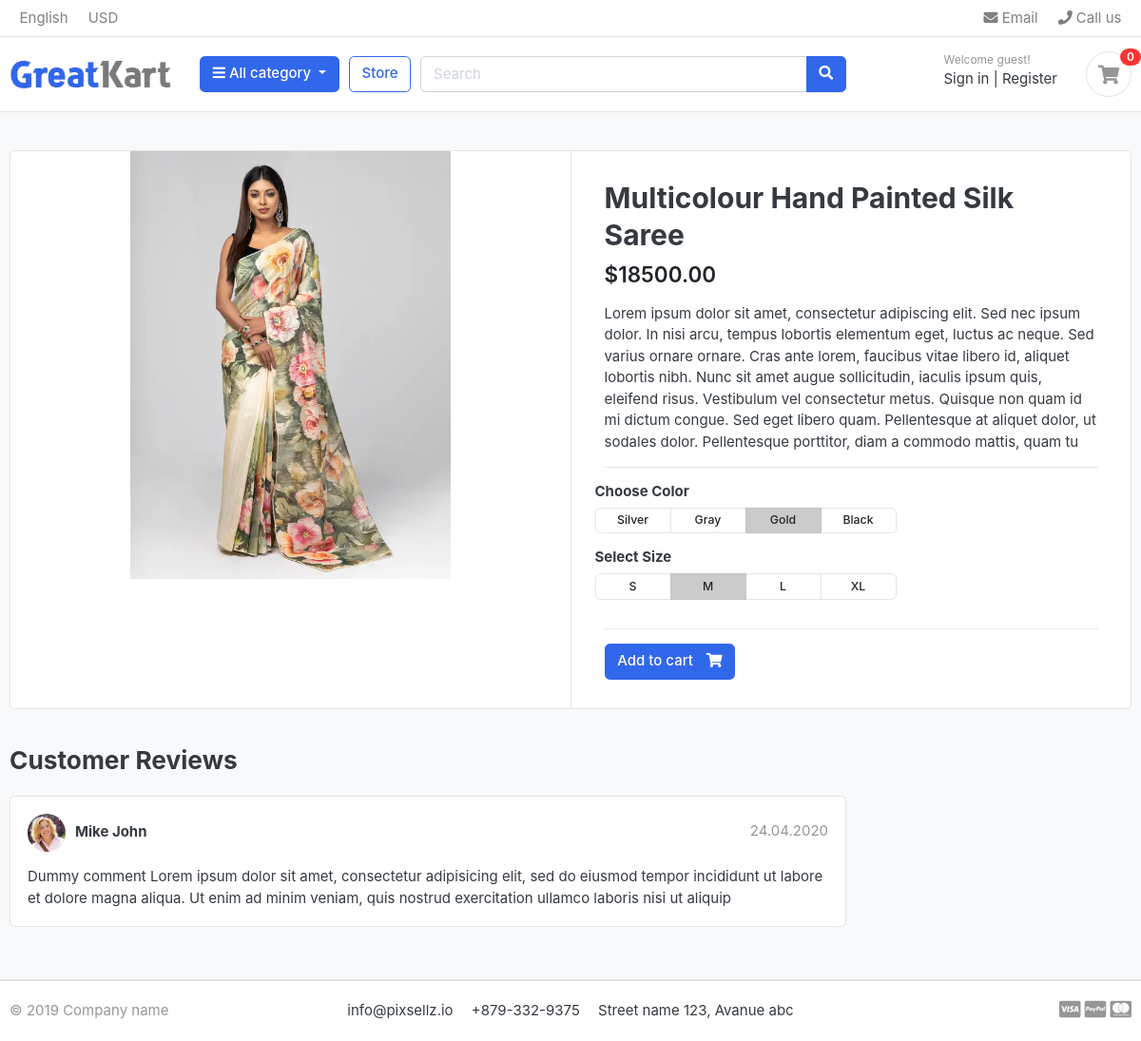
Before: /store/saree/multicolour-hand-painted-silk-saree/ with the older database file.
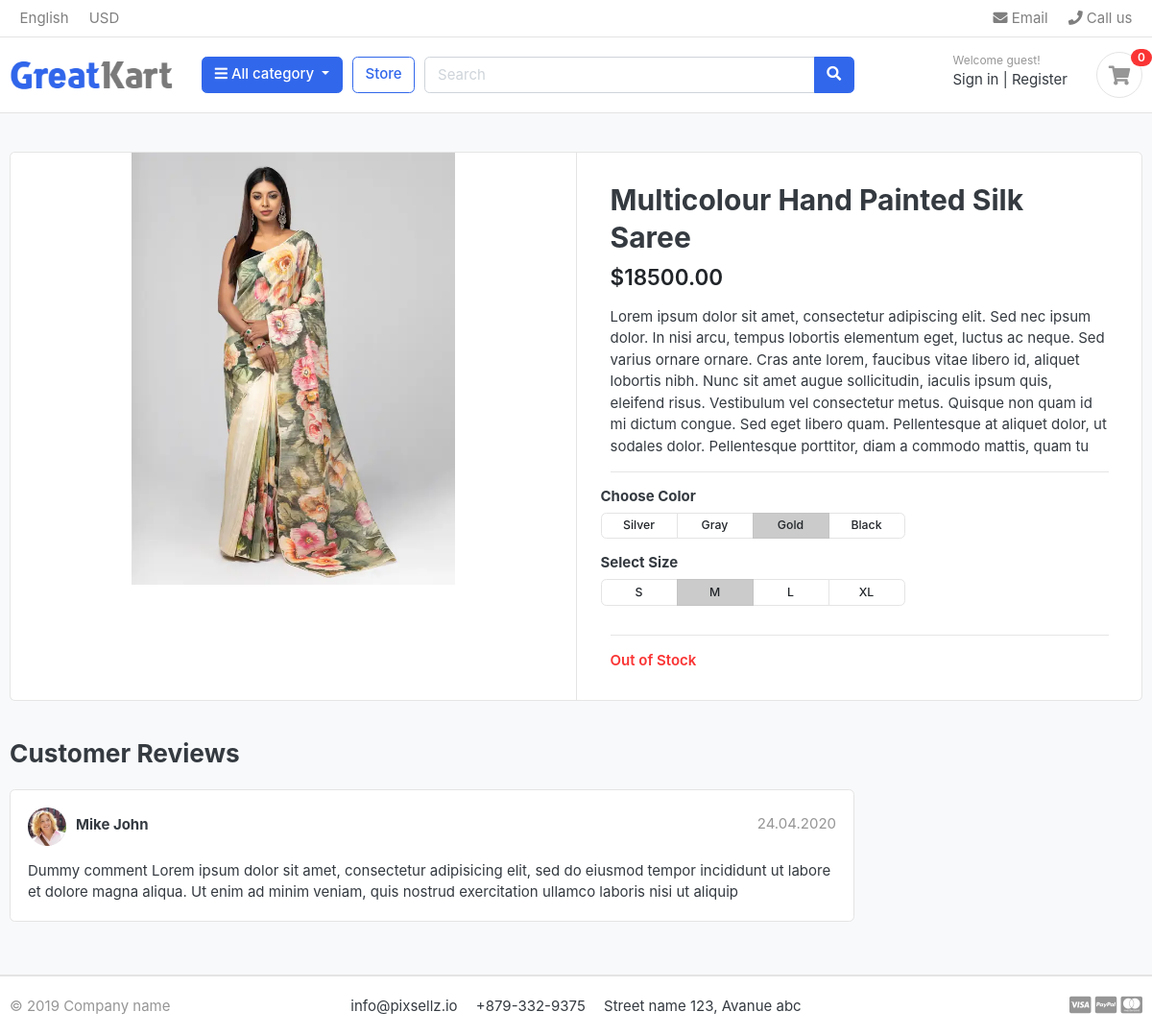
After: the same page with the newer database file.
### store/views.py (the view)
# urls.py: path('<slug:category_slug>/<slug:product_slug>/', views.product_detail, name='product_detail'),
def product_detail(request, category_slug, product_slug):
    try:
        single_product = Product.objects.get(category__slug=category_slug, slug=product_slug)
    except Exception as e:
        raise e
    context = {
        'single_product': single_product,
    }
    return render(request, 'store/product_detail.html', context)

### category/context_processors.py (called while the page is built)
def menu_links(request):
    links = Category.objects.all()
    return dict(links=links)

### category/models.py (called while the page is built)
    def get_url(self):
        return reverse('products_by_category', args=[self.slug])

### templates/store/product_detail.html (shortened to what this page needs)
{% extends 'base.html' %}
{% block content %} {% load static %}
<section class="section-content padding-y bg">
	<div class="container">
		<div class="card">
			<div class="row no-gutters">
				<aside class="col-md-6">
					<article class="gallery-wrap">
						<div class="img-big-wrap">
							<a href="#"
								><img
									src="{{single_product.images.url}}"
									alt="{{single_product.product_name}}"
							/></a>
						</div>
					</article>
				</aside>
				<main class="col-md-6 border-left">
					<article class="content-body">
						<h2 class="title">{{single_product.product_name}}</h2>
						<div class="mb-3">
							<var class="price h4">${{single_product.price}}</var>
						</div>
						<p>{{single_product.description}}</p>
						<hr />
						<div class="row">
							<div class="item-option-select">
								<h6>Choose Color</h6>
								<div
									class="btn-group btn-group-sm btn-group-toggle"
									data-toggle="buttons">
									<label class="btn btn-light">
										Silver
									</label>
									<label class="btn btn-light">
										Gray
									</label>
									<label class="btn btn-light active">
										Gold
									</label>
									<label class="btn btn-light">
										Black
									</label>
								</div>
							</div>
						</div>
						<div class="row">
							<div class="item-option-select">
								<h6>Select Size</h6>
								<div
									class="btn-group btn-group-sm btn-group-toggle"
									data-toggle="buttons">
									<label class="btn btn-light">
										S
									</label>
									<label class="btn btn-light active">
										M
									</label>
									<label class="btn btn-light">
										L
									</label>
									<label class="btn btn-light">
										XL
									</label>
								</div>
							</div>
						</div>
						<hr />
						{% if single_product.stock <= 0 %}
						<p class="text-danger font-weight-bold">Out of Stock</p>
						{% else %}
						<a
							href="./product-detail.html"
							class="btn btn-primary">
							<span class="text">Add to cart</span>
							<i class="fas fa-shopping-cart"></i>
						</a>
						{% endif %}
					</article>
				</main>
			</div>
		</div>
		<br />
		<div class="row">
			<div class="col-md-9">
				<header class="section-heading">
					<h3>Customer Reviews</h3>
				</header>
				<article class="box mb-3">
					<div class="icontext w-100">
						<img
							src="{% static 'images/avatars/avatar1.jpg' %}"
							class="img-xs icon rounded-circle" />
						<div class="text">
							<span class="date text-muted float-md-right"
								>24.04.2020
							</span>
							<h6 class="mb-1">Mike John</h6>
						</div>
					</div>
					<div class="mt-3">
						<p>
							Dummy comment Lorem ipsum dolor sit amet, consectetur
							adipisicing elit, sed do eiusmod tempor incididunt ut
							labore et dolore magna aliqua. Ut enim ad minim veniam,
							quis nostrud exercitation ullamco laboris nisi ut aliquip
						</p>
					</div>
				</article>
			</div>
		</div>
	</div>
</section>
{% endblock %}

Changed rows visible on the page:
changed Product "Multicolour Hand Painted Silk Saree": stock 9 → 0 (drawn)
Other visible differences:
text no longer shown: "Add to cart"
text now shown: "Out of Stock"
